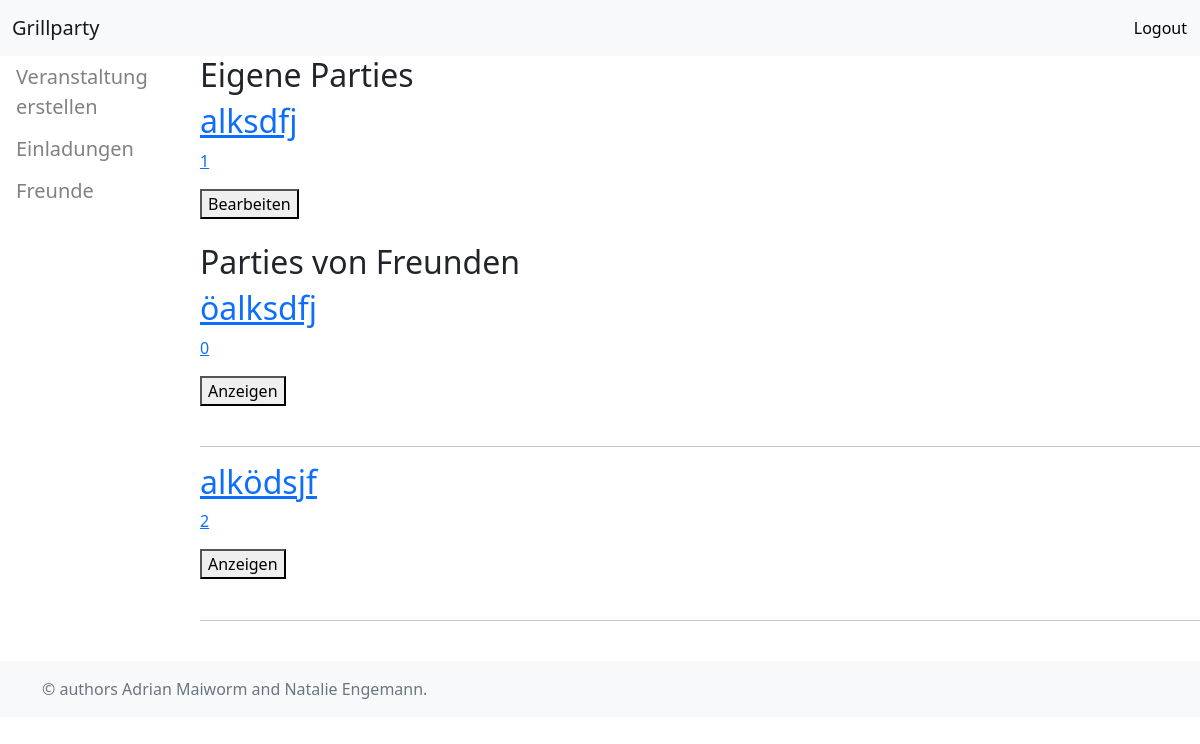
Screenshot of /dashboard (signed in) with the database file from the repository.
### tables this page shows
CREATE TABLE parties (
				id INTEGER NOT NULL PRIMARY KEY AUTOINCREMENT,
				title TEXT NOT NULL,
				date TEXT NOT NULL,
				time TEXT NOT NULL,
				address TEXT NOT NULL,
				owner TEXT NOT NULL,
				FOREIGN KEY (owner) REFERENCES users(mailaddress));

### main.py (the view)
@app.route("/dashboard", methods=['POST', 'GET'])
def dashboard():
    session._get_current_object.__name__
    user = session["user"]
    own_parties = select_parties(conn, cur, user, "own")
    foreign_parties = select_parties(conn, cur, user, "foreign")
    if request.method == "POST":
        Submit = request.form.get("submit")
        print(Submit)
        forward_message = "Moving Forward..."
        return redirect(url_for('bearbeiten', pid=Submit))
    return render_template("dashboard.html", foreign_parties=foreign_parties, own_parties=own_parties)

### db_connection.py (called while the page is built)
def select_parties(conn, cur, user, type):
	script = ""
	if type == "own":
		script = """
		SELECT *
		FROM parties
		WHERE owner = ?
		"""
		parameters = [user]
	elif type == "foreign":
		script = """
		SELECT *
		FROM parties
		WHERE id IN (SELECT party_id FROM participants WHERE participant_mail = ? AND accepted = 1)
		AND owner != ?
		"""
		parameters = [user, user]
	else:
		print("wrong operation")
	cur.execute(script, parameters)
	results = cur.fetchall()
	return results

### templates/dashboard.html (shortened to what this page needs)
{% extends "main.html" %}
{% block navbar %}
{% if session['logged_in'] %}
<nav class="navbar sticky-top navbar-expand-lg navbar-light bg-light">
    <div class="container-fluid">
        <a class="navbar-brand" href="/dashboard">Grillparty</a></div>
        <ul class="nav navbar-nav navbar-right">
        <form action="/logout/" method="post">
            <button class="btn btn-light" type = "submit">Logout</button>
        </form>
            </ul>
        </nav>
<div class="sidenav">
    <a href="/newevent">Veranstaltung erstellen</a>
    <a href="/invitations">Einladungen</a>
    <a href="/friends">Freunde</a>
  </div>
  {% block overview %}
  <div class="main">
      <h2> Eigene Parties</h2>
      {% for party in own_parties %}
      <a href="#">
          <h2>{{ party[1] }}</h2>
          <p><td>{{ party[0] }}</td></p>
          <form method="post">
              <button name="submit" type="submit" value="{{ party[0] }}">Bearbeiten</button>
          </form>
      </a>
      <span class="badge badge-primary">{{ party[1] }}</span>
      {% endfor %}
      <h2>Parties von Freunden</h2>
      {% for party in foreign_parties %}
      <a href="#">
          <h2>{{ party[1] }}</h2>
          <p><td>{{ party[0] }}</td></p>
          <form action="/anzeigen/" method="post">
              <button name="Anzeigen" type="submit" value="{{ party[0] }}">Anzeigen</button>
          </form>
      </a>
      <span class="badge badge-primary">{{ party[1] }}</span>
      <hr>
      {% endfor %}
  </div>
</body>
{% endblock %}
{% else %}
<p>Loggen Sie sich bitte ein</p>
{% endif %}
{% endblock %}

### templates/main.html (shortened to what this page needs)
<!DOCTYPE html>
<html>
<head>
    <link href="https://cdn.jsdelivr.net/npm/bootstrap@5.0.0-beta2/dist/css/bootstrap.min.css" rel="stylesheet"
>
    <link rel="stylesheet" type="text/css" href="{{ url_for('static', filename='css/stylesheet.css') }}" />
    <link rel="stylesheet" type="text/css" href="{{ url_for('static', filename='css/dashboard.css') }}" />
</head>
{% block navbar %}{% endblock %}
    <br>
    <footer class="footer mt-auto py-3 bg-light">
        <div class="container">
            <span class="text-muted">
                &copy; authors Adrian Maiworm and Natalie Engemann.
            </span>
        </div>
    </footer>
</body>
</html>

### static/css/dashboard.css (style rules this page uses)
.sidenav { height:auto; width: 200px; left: 0; position: fixed; padding-bottom: 0; z-index: 1; }
.sidenav a { text-decoration: none; font-size: 20px; padding: 6px 8px 6px 16px; color: #818181; display: block; }
.main { margin-left: 200px; }

### rows the page displays
parties: title "alksdfj", id "1"
parties: title "öalksdfj", id "0"
parties: title "alködsjf", id "2"
